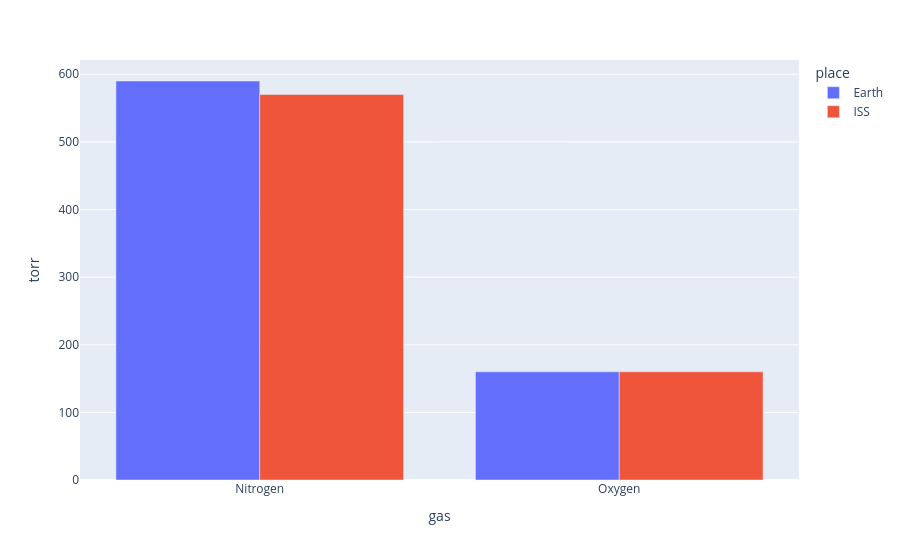

The code cell stored with this chart in its notebook:
### Markdown cell above
Below we summarize what we've learned so far:

### Code cell
place = ["Earth", "ISS", "Earth", "ISS"]
gas = ["Nitrogen", "Nitrogen", "Oxygen", "Oxygen"]
torr = [590, 570, 160, 160]

df = pd.DataFrame({
    'place': place,
    'gas': gas,
    'torr': torr
})
px.bar(df, x = "gas", color = "place", y = "torr", barmode = "group")

### Figure 1 — Plotly figure (JSON) as saved in the notebook; plotly's stock layout.template omitted (floating-point values rounded to 4 significant figures)
{"data": [{"alignmentgroup": "True", "hovertemplate": "place=Earth<br>gas=%{x}<br>torr=%{y}<extra></extra>", "legendgroup": "Earth", "marker": {"color": "#636efa", "pattern": {"shape": ""}}, "name": "Earth", "offsetgroup": "Earth", "orientation": "v", "showlegend": true, "textposition": "auto", "type": "bar", "x": ["Nitrogen", "Oxygen"], "xaxis": "x", "y": [590, 160], "yaxis": "y"}, {"alignmentgroup": "True", "hovertemplate": "place=ISS<br>gas=%{x}<br>torr=%{y}<extra></extra>", "legendgroup": "ISS", "marker": {"color": "#EF553B", "pattern": {"shape": ""}}, "name": "ISS", "offsetgroup": "ISS", "orientation": "v", "showlegend": true, "textposition": "auto", "type": "bar", "x": ["Nitrogen", "Oxygen"], "xaxis": "x", "y": [570, 160], "yaxis": "y"}], "layout": {"barmode": "group", "legend": {"title": {"text": "place"}, "tracegroupgap": 0}, "margin": {"t": 60}, "xaxis": {"anchor": "y", "domain": [0, 1], "title": {"text": "gas"}}, "yaxis": {"anchor": "x", "domain": [0, 1], "title": {"text": "torr"}}}}
